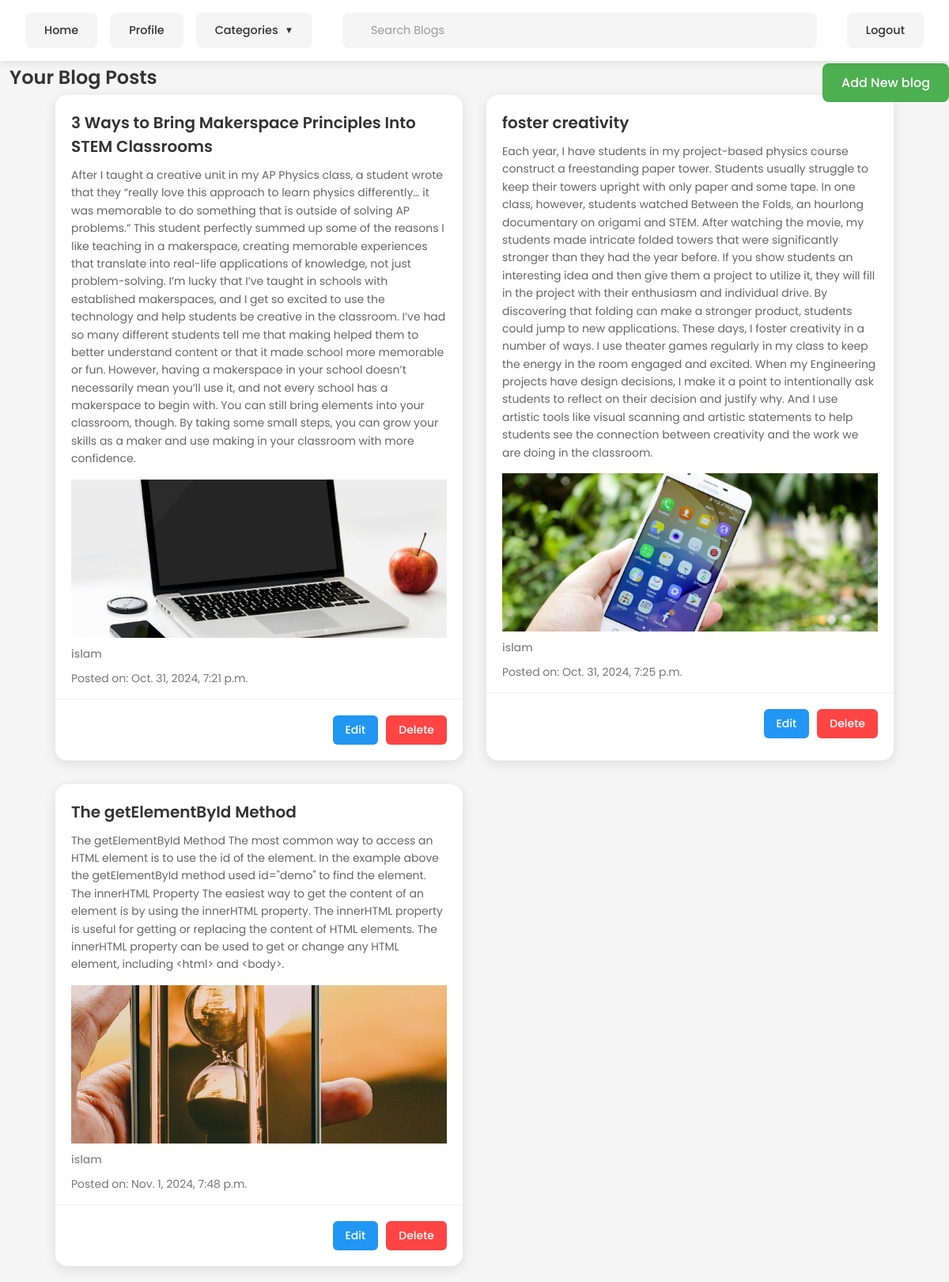
/blog/profile (signed in), run on the app's committed database.
### blog/models.py (models this page shows)
class Post(models.Model):
    categories=[
        ('eduction', 'eduction'),
        ('entertainment', 'entertainment'),
        ('politics', 'politics'),
        ('sports', 'sports'),
        ('business', 'business')
    ]
    title = models.CharField(max_length=255)
    content = models.TextField()
    content_img=models.ImageField(upload_to='images', null=True,blank=True, default=None)
    category=models.CharField(max_length=50,choices=categories)
    created_at = models.DateTimeField(auto_now_add=True)
    author = models.ForeignKey(User, on_delete=models.CASCADE)

### blog/views.py (the view)
# urls.py: path('profile', views.profile, name='profile'),
def profile(request):
    blog = Post.objects.filter(author=request.user)
    return render(request, 'profile.html', {'blogs': blog})

### blog/templates/profile.html (shortened to what this page needs)
<!DOCTYPE html>
<html lang="en">
<head>
    <link rel="stylesheet" href="/static/style/profile.css">
</head>
<body>
    <header>
        <nav class="nav_bar">
            <div class="right_nav_bar">
                <a href="{% url 'home' %}" class="nav-button">Home</a>
                {% if user.is_authenticated %}
                <a href="{% url 'profile' %}" class="nav-button">Profile</a>
                {% endif %}
                <div class="dropdown">
                    <button class="nav-button dropdown-toggle">Categories</button>
                </div>
            </div>
            <div class="center_nav_bar">
                <div class="search_bar">
                    <input type="text" placeholder="Search Blogs">
                </div>
            </div>
            <div class="left_nav_bar">
                <div class="button-field">
                    {% if user.is_authenticated %}
                    <form action="{% url 'logout' %}" method="post">
                        <button type="submit" class="nav-button">Logout</button>
                    </form>
                    {% else %}
                    <form action="{% url 'login' %}" method="get">
                        <button type="submit" class="nav-button">Login</button>
                    </form>
                    {% endif %}
                </div>
            </div>
        </nav>
    </header>
    <section>
        <div class="top">
            <h1>Your Blog Posts</h1>
            <a href="{% url 'blogs' %}">Add New blog</a>
        </div>
        <div class="continar">
            {% if blogs %}
            {% for blog in blogs %}
            <article>
                <h3>
                    {{ blog.title }}
                </h3>
                <p class="content">{{ blog.content }}</p>
                {% if blog.content_img %}
                <p class="content_img"><img src="{{ blog.content_img.url }}" alt="{{ blog.title }}" /></p>
                {% endif %}
                <p class="author">{{ blog.author }}</p>
                <p>Posted on: {{ blog.created_at }}</p>
                <div class="btn">
                    <a href="{% url 'update_blog' blog.id %}">Edit</a>
                    <form method="POST" action="{% url 'delete_blog' blog.id %}">
                        <button type="submit">Delete</button>
                    </form>
                </div>
            </article>
            {% endfor %}
            {% else %}
            <p>No blogs posted yet.</p>
            {% endif %}
        </div>
    </section>
</body>
</html>

### blog/static/style/profile.css (style rules this page uses)
* { margin: 0; padding: 0; box-sizing: border-box; font-family: 'Poppins', sans-serif; }
body { background-color: #f5f5f5; }
.nav_bar { position: fixed; top: 0; left: 0; right: 0; display: flex; justify-content: space-between; align-items: center; padding: 1rem 2rem; background-color: #ffffff; box-shadow: 0 2px 10px rgba(0, 0, 0, 0.1); z-index: 1000; }
.right_nav_bar { display: flex; gap: 1rem; align-items: center; }
.nav-button { padding: 0.75rem 1.5rem; border: none; border-radius: 8px; background-color: #f5f5f5; color: #333; font-weight: 500; cursor: pointer; transition: all 0.3s ease; text-decoration: none; font-size: 0.9rem; }
.dropdown { position: relative; display: inline-block; }
.dropdown-toggle { display: flex; align-items: center; gap: 0.5rem; }
.dropdown-toggle::after { content: '▼'; font-size: 0.8em; }
.center_nav_bar { flex: 1; max-width: 600px; margin: 0 2rem; }
.search_bar { display: flex; align-items: center; background-color: #f5f5f5; padding: 0.75rem 1.5rem; border-radius: 8px; transition: all 0.3s ease; }
.search_bar input { flex: 1; border: none; background: none; outline: none; font-size: 0.9rem; color: #333; }
.search_bar input::placeholder { color: #999; }
.left_nav_bar { display: flex; align-items: center; }
.button-field form { margin: 0; }
section { padding-top: 100px; }
.top h1 { position: fixed; top: 80px; left: 12px; right: 0; font-size: 24px; font-weight: 600; color: #333; }
.top a { position: fixed; top: 80px; right: 0; float: right; background-color: #4CAF50; color: white; padding: 12px 24px; border-radius: 8px; text-decoration: none; font-weight: 500; transition: all 0.3s ease; }
.continar { max-width: 1100px; margin: 0 auto; padding: 20px; display: grid; grid-template-columns: repeat(auto-fit, minmax(500px, 1fr)); gap: 30px; }
article { background-color: white; border-radius: 15px; box-shadow: 0 4px 15px rgba(0, 0, 0, 0.1); overflow: hidden; transition: transform 0.3s ease; }
article h3 { padding: 20px 20px 10px; font-size: 20px; font-weight: 600; color: #333; }
.content { padding: 0 20px; color: #666; line-height: 1.6; margin-bottom: 15px; }
.content_img { width: 100%; height: 200px; overflow: hidden; }
.content_img img { width: 100%; height: 100%; object-fit: cover; transition: transform 0.3s ease; }
.author { padding: 0 20px; color: #888; font-size: 14px; font-weight: 500; }
article p { padding: 0 20px; margin-bottom: 10px; color: #777; font-size: 14px; }
.btn { padding: 20px; display: flex; gap: 10px; justify-content: flex-end; border-top: 1px solid #eee; margin-top: 15px; }
.btn a, .btn button { padding: 8px 16px; border-radius: 6px; font-size: 14px; font-weight: 500; cursor: pointer; transition: all 0.3s ease; }
.btn a { background-color: #2196F3; color: white; text-decoration: none; }
.btn button { background-color: #ff4444; color: white; border: none; }

### data on the page
Post: title "3 Ways to Bring Makerspace Principles Into STEM Classrooms", content "After I taught a creative unit in my AP Physics class, a student wrote that they “really love this approach to learn physics differently… it was memorable to do something that is outside of solving AP problems.” This student perfectly summed up some of the reasons I like teaching in a makerspace, creating memorable experiences that translate into real-life applications of knowledge, not just problem-solving. I’m lucky that I’ve taught in schools with established makerspaces, and I get so excited to use the technology and help students be creative in the classroom. I’ve had so many different students tell me that making helped them to better understand content or that it made school more…", content_img (picture), author "islam", created_at "Oct. 31, 2024, 7:21 p.m."
Post: title "foster creativity", content "Each year, I have students in my project-based physics course construct a freestanding paper tower. Students usually struggle to keep their towers upright with only paper and some tape. In one class, however, students watched Between the Folds, an hourlong documentary on origami and STEM. After watching the movie, my students made intricate folded towers that were significantly stronger than they had the year before. If you show students an interesting idea and then give them a project to utilize it, they will fill in the project with their enthusiasm and individual drive. By discovering that folding can make a stronger product, students could jump to new applications. These days, I foster…", content_img (picture), author "islam", created_at "Oct. 31, 2024, 7:25 p.m."
Post: title "The getElementById Method", content "The getElementById Method The most common way to access an HTML element is to use the id of the element. In the example above the getElementById method used id=\"demo\" to find the element. The innerHTML Property The easiest way to get the content of an element is by using the innerHTML property. The innerHTML property is useful for getting or replacing the content of HTML elements. The innerHTML property can be used to get or change any HTML element, including <html> and <body>.", content_img (picture), author "islam", created_at "Nov. 1, 2024, 7:48 p.m."
